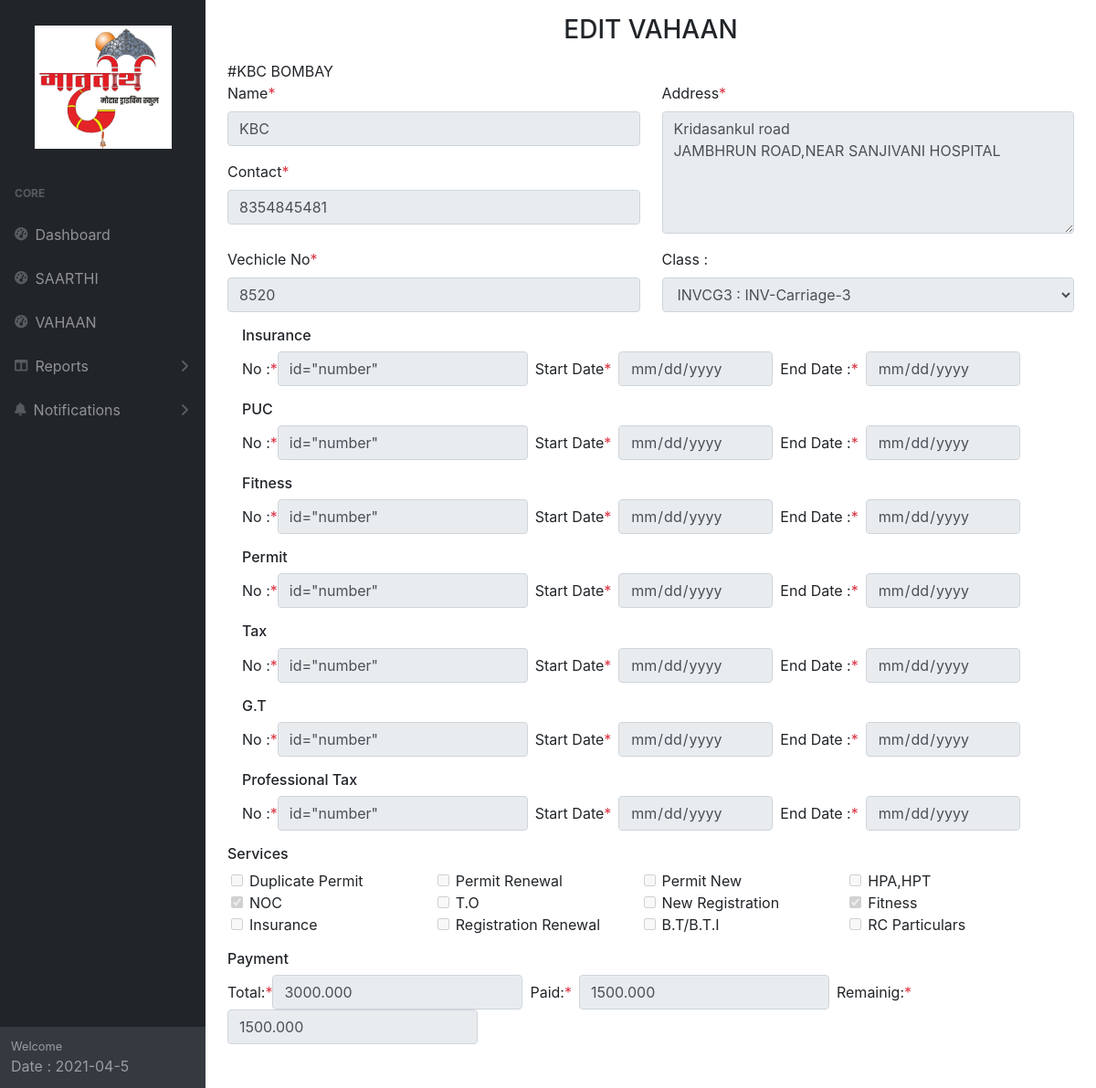
The app's page /Sarthi/view/1 with its own data.
### RTOMod/models.py (models this page shows, shortened)
class Sarthi(models.Model):
    Name = models.CharField(max_length=1080)
    contact = models.CharField(max_length=1080)
    Address = models.CharField(max_length=1080)
    vehicleNo = models.CharField(max_length=1080)
    ClassId  = models.CharField(max_length=1080)
    InsuranceNo = models.CharField(max_length=1080)
    InsuranceStartDate = models.CharField(max_length=1080)
    InsuranceExpiryDate = models.CharField(max_length=1080)
    PUCNo = models.CharField(max_length=1080)
    PUCStartDate = models.CharField(max_length=1080)
    PUCExpiryDate = models.CharField(max_length=1080)
    FitnessNo = models.CharField(max_length=1080)
    FitnessStartDate = models.CharField(max_length=1080)
    FitnessExpiryDate = models.CharField(max_length=1080)
    PermitNo = models.CharField(max_length=1080)
    PermitStartDate = models.CharField(max_length=1080)
    PermitExpiryDate = models.CharField(max_length=1080)
    TaxNo = models.CharField(max_length=1080)
    TaxStartDate = models.CharField(max_length=1080)
    TaxExpiryDate = models.CharField(max_length=1080)
    GTNo = models.CharField(max_length=1080)
    GTStartDate = models.CharField(max_length=1080)
    GTExpiryDate = models.CharField(max_length=1080)
    PTNo = models.CharField(max_length=1080)
    PTStartDate = models.CharField(max_length=1080)
    PTExpiryDate = models.CharField(max_length=1080)
    services = models.CharField(max_length=1000)
    Expiry = models.DateField()
    total = models.DecimalField(decimal_places=3,max_digits=120)
    Paid = models.DecimalField(decimal_places=3,max_digits=120)
    Remaining =  models.DecimalField(decimal_places=3,max_digits=120)
    systemDate = models.DateTimeField(auto_now=False, auto_now_add=False)
    created_at = models.DateTimeField(auto_now_add=True)
    updated_at = models.DateTimeField(auto_now=True)

class SarthiClasses(models.Model):
    titleid = models.CharField(max_length=1080)
    title = models.CharField(max_length=1080)
    created_at = models.DateTimeField(auto_now_add=True)
    updated_at = models.DateTimeField(auto_now=True)

class SarthiServices(models.Model):
    titleid = models.CharField(max_length=1080)
    title = models.CharField(max_length=1080)
    created_at = models.DateTimeField(auto_now_add=True)
    updated_at = models.DateTimeField(auto_now=True)
    def __str__(self):
        return self.title

### RTOMod/views.py (the view)
# urls.py: path('Sarthi/view/<id>', views.sarthiView, name="RTOModSarthiView"),
def sarthiView(request,id):
    SAR = Sarthi.objects.get(pk=id)
    SARClasses = SarthiClasses.objects.all()
    SARServices = SarthiServices.objects.all()
    RawSSTs = SarthiServiesTracker.objects.filter(SarthiId=id).values_list('ServiceName', flat=True)
    SSTs = list(RawSSTs)
    return render(request,'RTOMod/SarthiView.html',{'SAR':SAR,'SARClasses':SARClasses,'SARServices':SARServices,'SSTs':SSTs})

### RTOMod/templates/RTOMod/SarthiView.html
{% extends 'base.html' %} {% block content %}
<h3 class='my-3 text-uppercase text-center'>Edit Vahaan</h3>
#{{SAR.Name}}
<form method="POST" action={% url 'RTOModSarthiEdit' id=SAR.id %}>{% csrf_token %}
    <div class="row">
        <div class="col-md-6">
            <div class="form-group">
                <label for="">Name<span class="text-danger">*</span></label>
                <input disabled type="text" class="form-control" name="Name" id="" value={{SAR.Name}} />
            </div>
            <div class="form-group">
                <label for="">Contact<span class="text-danger">*</span></label>
                <input disabled type="tel" class="form-control" name="Contact" id="" value={{SAR.contact}} />
            </div>
        </div>
        <div class="col-md-6">
            <div class="form-group">
                <label for="">Address<span class="text-danger">*</span></label>
                <textarea disabled class="form-control" name="Address" id="" rows="5">{{SAR.Address}}</textarea>
            </div>
        </div>
        <div class="col-md-6">
            <div class="form-group">
                <label for="">Vechicle No<span class="text-danger">*</span></label>
                <input disabled type="text" class="form-control" name="VehicleNo" id=""  value={{SAR.vehicleNo}} />
            </div>
        </div>
        <div class="col-md-6">
            <div class="form-group">
              <label for="sel1">Class :</label>
              <select disabled class="form-control" id="sel1" name="classid">
                {% for SARClass in SARClasses %}
                  <option  {% if SAR.ClassId == SARClass.titleid %} selected {% endif %} value={{SARClass.titleid}}>{{SARClass.title}}</option>
                {% endfor %}
              </select>
            </div>
          </div>
    </div>
        <div class="mx-3">
            <div class="form-group">
                <div class="">
                    <h6>Insurance </h6>
                    <div class="form-inline">
                        <label for="number">No :<span class="text-danger">*</span></label>
                        <input disabled type="text" class="form-control" name="InsuranceNo" value={{SAR.InsuranceNo}} id="number" />
                        <label class="mx-2" for="pwd">Start Date<span class="text-danger">*</span></label>
                        <input disabled type="date" class="form-control" name="InsuranceStartDate" value={{SAR.InsuranceStartDate}} />
                        <label class="mx-2" for="pwd">End Date :<span class="text-danger">*</span></label>
                        <input disabled type="date" class="form-control" name="InsuranceExpiryDate" value={{SAR.InsuranceExpiryDate}} />
                    </div>
                </div>
            </div>
            <div class="form-group">
                <h6>PUC</h6>
                <div class="form-inline">
                    <label for="number">No :<span class="text-danger">*</span></label>
                    <input disabled type="text" class="form-control" name="PUCNo" value={{SAR.PUCNo}} id="number" />
                    <label class="mx-2" for="pwd">Start Date<span class="text-danger">*</span></label>
                    <input disabled type="date" class="form-control" name="PUCStartDate" value={{SAR.PUCStartDate}} />
                    <label class="mx-2" for="pwd">End Date :<span class="text-danger">*</span></label>
                    <input disabled type="date" class="form-control" name="PUCExpiryDate" value={{SAR.PUCExpiryDate}} />
                </div>
            </div>
            <div class="form-group">
                <h6>Fitness </h6>
                <div class="form-inline">
                    <label for="number">No :<span class="text-danger">*</span></label>
                    <input disabled type="text" class="form-control" name="FitnessNo" value={{SAR.FitnessNo}} id="number" />
                    <label class="mx-2" for="pwd">Start Date<span class="text-danger">*</span></label>
                    <input disabled type="date" class="form-control" name="FitnessStartDate" value={{SAR.FitnessStartDate}} />
                    <label class="mx-2" for="pwd">End Date :<span class="text-danger">*</span></label>
                    <input disabled type="date" class="form-control" name="FitnessExpiryDate" value={{SAR.FitnessExpiryDate}} />
                </div>
            </div>
            <div class="form-group">
                <h6>Permit </h6>
                <div class="form-inline">
                    <label for="number">No :<span class="text-danger">*</span></label>
                    <input disabled type="text" class="form-control" name="PermitNo" value={{SAR.PermitNo}} id="number" />
                    <label class="mx-2" for="pwd">Start Date<span class="text-danger">*</span></label>
                    <input disabled type="date" class="form-control" name="PermitStartDate" value={{SAR.PermitStartDate}} />
                    <label class="mx-2" for="pwd">End Date :<span class="text-danger">*</span></label>
                    <input disabled type="date" class="form-control" name="PermitExpiryDate" value={{SAR.PermitExpiryDate}} />
                </div>
            </div>
            <div class="form-group">
                <h6>Tax </h6>
                <div class="form-inline">
                    <label for="number">No :<span class="text-danger">*</span></label>
                    <input disabled type="text" class="form-control" name="TaxNo" value={{SAR.TaxNo}} id="number" />
                    <label class="mx-2" for="pwd">Start Date<span class="text-danger">*</span></label>
                    <input disabled type="date" class="form-control" name="TaxStartDate" value={{SAR.TaxStartDate}} />
                    <label class="mx-2" for="pwd">End Date :<span class="text-danger">*</span></label>
                    <input disabled type="date" class="form-control" name="TaxExpiryDate" value={{SAR.TaxExpiryDate}} />
                </div>
            </div>
            <div class="form-group">
                <h6>G.T </h6>
                <div class="form-inline">
                    <label for="number">No :<span class="text-danger">*</span></label>
                    <input disabled type="text" class="form-control" name="GTNo" value={{SAR.GTNo}} id="number" />
                    <label class="mx-2" for="pwd">Start Date<span class="text-danger">*</span></label>
                    <input disabled type="date" class="form-control" name="GTStartDate" value={{SAR.GTStartDate}} />
                    <label class="mx-2" for="pwd">End Date :<span class="text-danger">*</span></label>
                    <input disabled type="date" class="form-control" name="GTExpiryDate" value={{SAR.GTExpiryDate}} />
                </div>
            </div>
            <div class="form-group">
                <h6>Professional Tax </h6>
                <div class="form-inline">
                    <label for="number">No :<span class="text-danger">*</span></label>
                    <input disabled type="text" class="form-control" name="PTNo" value={{SAR.PTNo}} id="number" />
                    <label class="mx-2" for="pwd">Start Date<span class="text-danger">*</span></label>
                    <input disabled type="date" class="form-control" name="PTStartDate" value={{SAR.PTStartDate}} />
                    <label class="mx-2" for="pwd">End Date :<span class="text-danger">*</span></label>
                    <input disabled type="date" class="form-control" name="PTExpiryDate" value={{SAR.PTExpiryDate}} />
                </div>
            </div>
        </div>
        <div class="">
            <h6>Services</h6>
            <div class="container-fluid">
                  <div class="row">
              {% for SARService in SARServices %}
              <div class="col-md-3">
                <label class="form-check-label">
                  <input disabled {% if SARService.titleid in SSTs %} checked {% endif %} type="checkbox" class="form-check-input" name="myservice" value={{SARService.titleid}}>{{SARService}}
                </label>
              </div>
              {% endfor %}
            </div>
            </div>
          </div>
        <div class="mt-3">
            <h6>Payment</h6>
            <div class="form-inline">
              <label for="number">Total:<span class="text-danger">*</span></label>
              <input disabled type="number" class="form-control" name="total" id="amtTotal" value={{SAR.total}} />
              <label class="mx-2" for="pwd">Paid:<span class="text-danger">*</span></label>
              <input disabled type="number" class="form-control" name="amtPaid" id="amtPaid" value={{SAR.Paid}} />
              <label class="mx-2" for="pwd">Remainig:<span class="text-danger">*</span></label>
              <input disabled type="number" class="form-control" name="amtRemaining" id="amtRemaining" value={{SAR.Remaining}} />
            </div>
          </div>
        <br>
        <br>
</form>
{% endblock %}

### records on screen
Sarthi: Name "KBC BOMBAY", Contact "8354845481", Address "Kridasankul road JAMBHRUN ROAD,NEAR SANJIVANI HOSPITAL", VehicleNo "8520", classid "INVCG3 : INV-Carriage-3", total "3000.000", amtPaid "1500.000", amtRemaining "1500.000"
SarthiServices: title "Duplicate Permit"
SarthiServices: title "Permit Renewal"
SarthiServices: title "Permit New"
SarthiServices: title "HPA,HPT"
SarthiServices: titleid "☑", title "NOC"
SarthiServices: title "T.O"
SarthiServices: title "New Registration"
SarthiServices: titleid "☑", title "Fitness"
SarthiServices: title "Insurance"
SarthiServices: title "Registration Renewal"
SarthiServices: title "B.T/B.T.I"
SarthiServices: title "RC Particulars"
